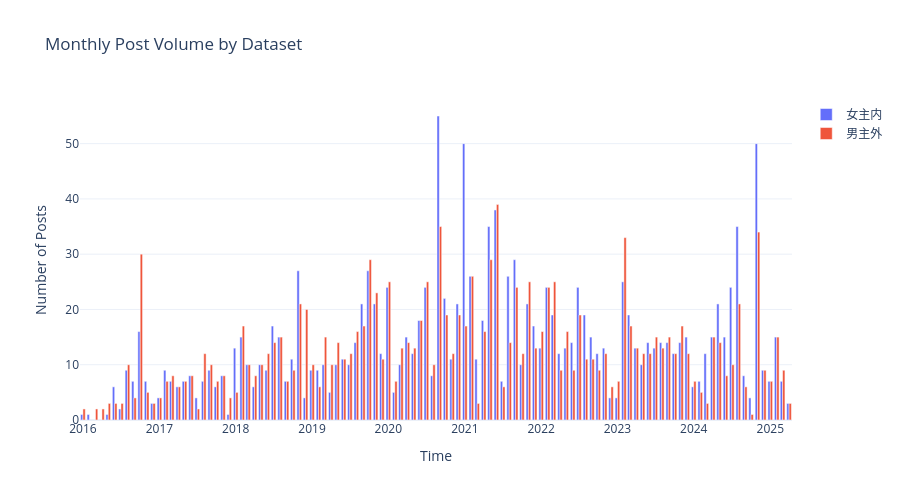

Write notebook code for a chart like this one.
### Code cell
# Post volume over time
fig2 = go.Figure()

for dataset in ['女主内', '男主外']:
    data = monthly_stats[monthly_stats['dataset'] == dataset]
    fig2.add_trace(go.Bar(
        x=data['year_month'],
        y=data['count'],
        name=dataset,
        hovertemplate='<b>%{fullData.name}</b><br>Month: %{x|%Y-%m}<br>Posts: %{y}<extra></extra>'
    ))

fig2.update_layout(
    title='Monthly Post Volume by Dataset',
    xaxis_title='Time',
    yaxis_title='Number of Posts',
    barmode='group',
    height=500,
    template='plotly_white',
    hovermode='x unified'
)

fig2.show()
